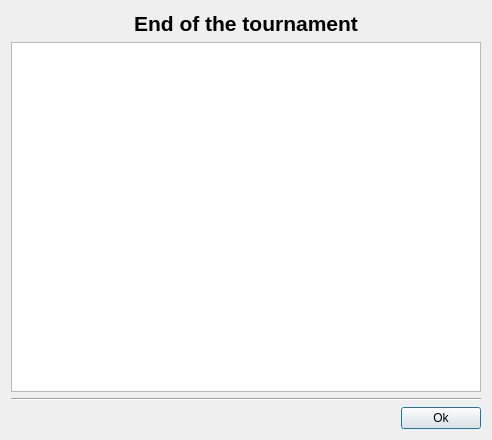
<?xml version="1.0" encoding="UTF-8"?>
<ui version="4.0">
 <class>WinUI</class>
 <widget class="QDialog" name="WinUI">
  <property name="geometry">
   <rect>
    <x>0</x>
    <y>0</y>
    <width>488</width>
    <height>440</height>
   </rect>
  </property>
  <property name="sizePolicy">
   <sizepolicy hsizetype="Expanding" vsizetype="Expanding">
    <horstretch>0</horstretch>
    <verstretch>0</verstretch>
   </sizepolicy>
  </property>
  <property name="windowTitle">
   <string>Dialog</string>
  </property>
  <layout class="QGridLayout" name="gridLayout">
   <item row="0" column="0">
    <widget class="QLabel" name="label">
     <property name="text">
      <string>&lt;!DOCTYPE HTML PUBLIC &quot;-//W3C//DTD HTML 4.0//EN&quot; &quot;http://www.w3.org/TR/REC-html40/strict.dtd&quot;&gt;
&lt;html&gt;&lt;head&gt;&lt;meta name=&quot;qrichtext&quot; content=&quot;1&quot; /&gt;&lt;style type=&quot;text/css&quot;&gt;
p, li { white-space: pre-wrap; }
&lt;/style&gt;&lt;/head&gt;&lt;body style=&quot; font-family:'OxygenSans'; font-size:9pt; font-weight:400; font-style:normal;&quot;&gt;
&lt;p align=&quot;center&quot; style=&quot; margin-top:0px; margin-bottom:0px; margin-left:0px; margin-right:0px; -qt-block-indent:0; text-indent:0px;&quot;&gt;&lt;span style=&quot; font-family:'MS Shell Dlg 2'; font-size:16pt; font-weight:600;&quot;&gt;End of the tournament&lt;/span&gt;&lt;/p&gt;&lt;/body&gt;&lt;/html&gt;</string>
     </property>
     <property name="textFormat">
      <enum>Qt::RichText</enum>
     </property>
    </widget>
   </item>
   <item row="1" column="0">
    <widget class="QGraphicsView" name="tournamentGraph">
     <property name="minimumSize">
      <size>
       <width>470</width>
       <height>350</height>
      </size>
     </property>
     <property name="verticalScrollBarPolicy">
      <enum>Qt::ScrollBarAlwaysOff</enum>
     </property>
     <property name="horizontalScrollBarPolicy">
      <enum>Qt::ScrollBarAlwaysOff</enum>
     </property>
    </widget>
   </item>
   <item row="2" column="0">
    <widget class="Line" name="line">
     <property name="orientation">
      <enum>Qt::Horizontal</enum>
     </property>
    </widget>
   </item>
   <item row="3" column="0">
    <layout class="QHBoxLayout" name="horizontalLayout">
     <item>
      <spacer name="horizontalSpacer">
       <property name="orientation">
        <enum>Qt::Horizontal</enum>
       </property>
       <property name="sizeHint" stdset="0">
        <size>
         <width>40</width>
         <height>20</height>
        </size>
       </property>
      </spacer>
     </item>
     <item>
      <widget class="QPushButton" name="pushButton">
       <property name="text">
        <string>Ok</string>
       </property>
      </widget>
     </item>
    </layout>
   </item>
  </layout>
 </widget>
 <resources/>
 <connections>
  <connection>
   <sender>pushButton</sender>
   <signal>clicked()</signal>
   <receiver>WinUI</receiver>
   <slot>accept()</slot>
   <hints>
    <hint type="sourcelabel">
     <x>387</x>
     <y>328</y>
    </hint>
    <hint type="destinationlabel">
     <x>431</x>
     <y>341</y>
    </hint>
   </hints>
  </connection>
 </connections>
</ui>
